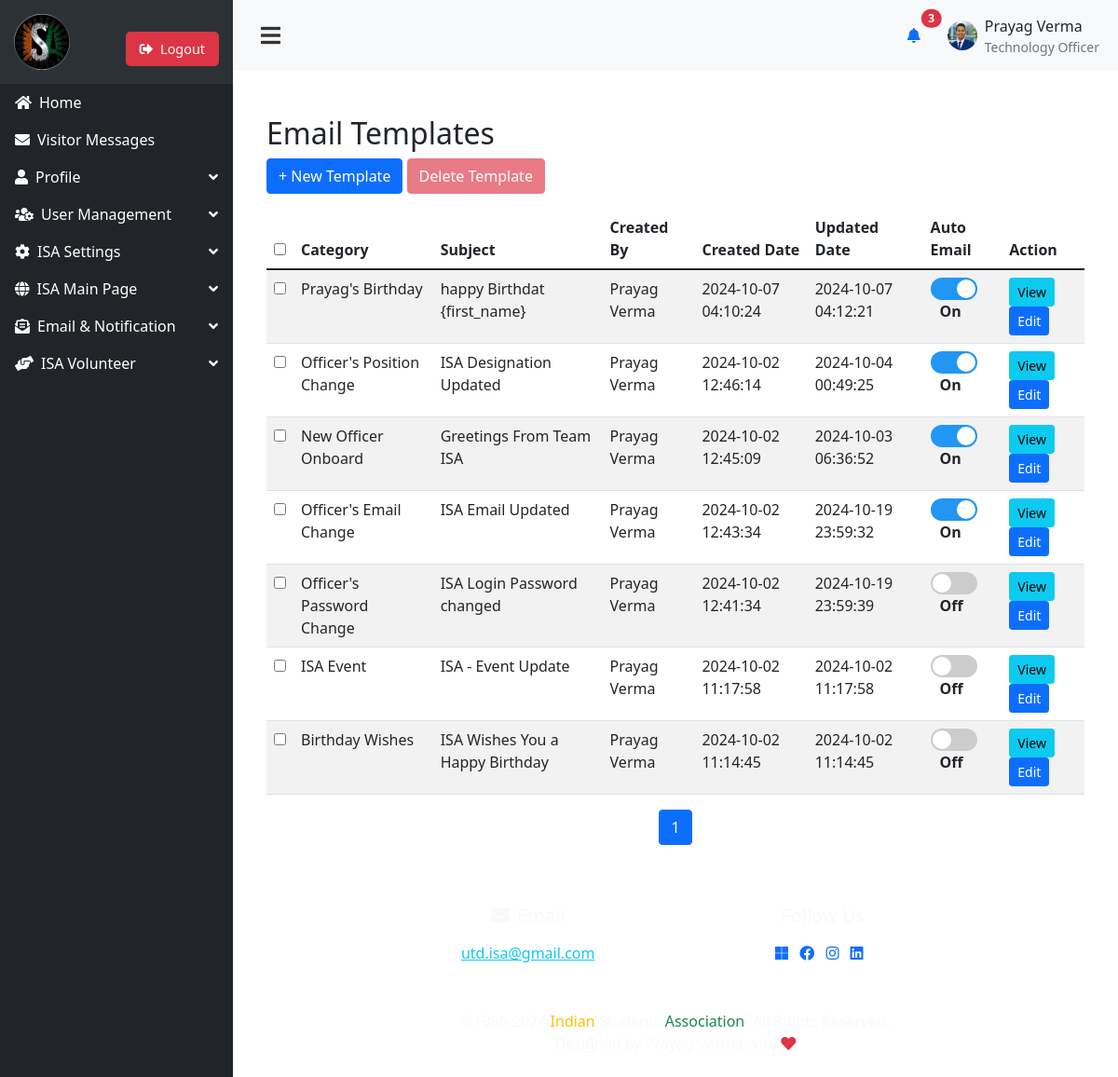
Page /email_notification.php?submenu=email_templates (signed in) on the committed database.
### tables this page shows
CREATE TABLE `site_settings` (
  `id` int(11) NOT NULL,
  `logo_path` varchar(255) DEFAULT NULL
);

CREATE TABLE `email_templates` (
  `id` int(11) NOT NULL,
  `category_id` int(11) NOT NULL,
  `receiver_position_id` int(11) DEFAULT NULL,
  `subject` varchar(255) NOT NULL,
  `body` text NOT NULL,
  `trigger_auto_email` enum('Yes','No') DEFAULT 'No',
  `scheduled_email` enum('Daily','Weekly','Bi-Weekly','Monthly','Annually','Birthday Wishes') DEFAULT NULL,
  `created_by` int(11) NOT NULL,
  `created_at` timestamp NOT NULL DEFAULT current_timestamp(),
  `updated_at` timestamp NOT NULL DEFAULT current_timestamp() ON UPDATE current_timestamp()
);

CREATE TABLE `email_categories` (
  `id` int(11) NOT NULL,
  `name` varchar(100) NOT NULL
);

CREATE TABLE `users` (
  `id` int(11) NOT NULL,
  `username` varchar(50) NOT NULL,
  `password` varchar(255) NOT NULL,
  `first_name` varchar(50) NOT NULL,
  `last_name` varchar(50) NOT NULL,
  `dob` date DEFAULT NULL,
  `email` varchar(100) NOT NULL,
  `mobile` varchar(20) DEFAULT NULL,
  `degree` varchar(155) DEFAULT NULL,
  `major` varchar(100) DEFAULT NULL,
  `joining_date` date DEFAULT NULL,
  `expected_grad_date` date DEFAULT NULL,
  `officer_ranking` int(11) DEFAULT NULL,
  `position` varchar(50) DEFAULT NULL,
  `profile_picture` varchar(255) DEFAULT NULL,
  `role` varchar(50) DEFAULT NULL,
  `status` enum('active','retired','disabled') DEFAULT 'active',
  `retirement_date` date DEFAULT NULL,
  `can_read_messages` tinyint(1) DEFAULT 0,
  `can_export_messages` tinyint(1) DEFAULT 0,
  `can_delete_messages` tinyint(1) DEFAULT 0
);

### includes/functions.php (called while the page is built, shortened)
<?php
function isAdmin($userId = null) {
    $conn = getDbConnection();
    $stmt = $conn->prepare("SELECT role FROM users WHERE id = ?");
    $stmt->bind_param("i", $userId);
    $stmt->execute();
    $stmt->bind_result($role);
    return $role === 'admin';
}
function isAdminOrTechOfficer() {
    return (isset($_SESSION['role']) && $_SESSION['role'] === 'admin') ||
           (isset($_SESSION['user_position']) && stripos($_SESSION['user_position'], 'technology officer') !== false);
}
?>

### includes/email_notification/email_templates.php (the view, shortened to what this page needs)
<?php
global $conn;
$page = isset($_GET['page']) ? (int)$_GET['page'] : 1;
$perPage = 10;
$offset = ($page - 1) * $perPage;
$query = "SELECT t.id, t.category_id, t.subject, t.body, t.created_by, t.created_at, t.updated_at,
                 t.trigger_auto_email, c.name as category_name, u.first_name, u.last_name
          FROM email_templates t
          JOIN email_categories c ON t.category_id = c.id
          JOIN users u ON t.created_by = u.id
          ORDER BY t.created_at DESC
          LIMIT ?, ?";
$stmt = $conn->prepare($query);
$stmt->bind_param("ii", $offset, $perPage);
$stmt->execute();
$stmt->bind_result($id, $category_id, $subject, $body, $created_by, $created_at, $updated_at, $trigger_auto_email, $category_name, $first_name, $last_name);
$templates = array();
while ($stmt->fetch()) {
    $templates[] = array(
        'id' => $id,
        'category_id' => $category_id,
        'subject' => $subject,
        'body' => $body,
        'created_by' => $created_by,
        'created_at' => $created_at,
        'updated_at' => $updated_at,
        'trigger_auto_email' => $trigger_auto_email,
        'category_name' => $category_name,
        'first_name' => $first_name,
        'last_name' => $last_name
    );
}
$totalQuery = "SELECT COUNT(*) as total FROM email_templates";
$totalResult = $conn->query($totalQuery);
$totalTemplates = $totalResult->fetch_assoc()['total'];
$totalPages = ceil($totalTemplates / $perPage);
?>
<h2>Email Templates</h2>
<div class="mb-3">
    <a href="email_notification.php?submenu=add_template" class="btn btn-primary">+ New Template</a>
    <button type="button" class="btn btn-danger" id="deleteTemplateBtn" disabled>Delete Template</button>
</div>
<table class="table table-striped">
    <thead>
        <tr>
            <th><input type="checkbox" id="selectAll"></th>
            <th>Category</th>
            <th>Subject</th>
            <th>Created By</th>
            <th>Created Date</th>
            <th>Updated Date</th>
            <th>Auto Email</th>
            <th>Action</th>
        </tr>
    </thead>
    <tbody>
        <?php foreach ($templates as $template): ?>
            <tr>
                <td><input type="checkbox" name="template_ids[]" value="<?php echo $template['id']; ?>"></td>
                <td><?php echo htmlspecialchars($template['category_name']); ?></td>
                <td><?php echo htmlspecialchars($template['subject']); ?></td>
                <td><?php echo htmlspecialchars($template['first_name'] . ' ' . $template['last_name']); ?></td>
                <td><?php echo htmlspecialchars($template['created_at']); ?></td>
                <td><?php echo htmlspecialchars($template['updated_at']); ?></td>
                <td>
                    <label class="switch">
                        <span class="slider round"></span>
                    </label>
                    <span class="status-text">
                        <?php echo $template['trigger_auto_email'] === 'Yes' ? 'On' : 'Off'; ?>
                    </span>
                </td>
                <td>
                    <a href="email_notification.php?submenu=view_template&id=<?php echo $template['id']; ?>" class="btn btn-sm btn-info">View</a>
                    <a href="email_notification.php?submenu=edit_template&id=<?php echo $template['id']; ?>" class="btn btn-sm btn-primary">Edit</a>
                </td>
            </tr>
        <?php endforeach; ?>
    </tbody>
</table>
<nav aria-label="Page navigation">
    <ul class="pagination justify-content-center">
        <?php for ($i = 1; $i <= $totalPages; $i++): ?>
            <li class="page-item <?php echo $i === $page ? 'active' : ''; ?>">
                <a class="page-link" href="?submenu=email_templates&page=<?php echo $i; ?>"><?php echo $i; ?></a>
            </li>
        <?php endfor; ?>
    </ul>
</nav>

### includes/header.php (shortened to what this page needs)
<?php
require_once 'functions.php';
$conn = getDbConnection();
$logoPath = '';
$stmt = $conn->prepare("SELECT logo_path FROM site_settings WHERE id = 1");
$stmt->execute();
$stmt->bind_result($logoPath);
$isAdmin = isAdmin($_SESSION['user_id']);
?>
<!DOCTYPE html>
<html lang="en">
<head>
    <link href="https://cdn.jsdelivr.net/npm/bootstrap@5.1.3/dist/css/bootstrap.min.css" rel="stylesheet">
    <link rel="stylesheet" href="https://cdnjs.cloudflare.com/ajax/libs/font-awesome/5.15.3/css/all.min.css">
</head>
<body>
<nav id="sidebar" class="bg-dark">
    <div class="sidebar-header">
        <img src="<?php echo $logoPath ?: 'assets/images/isa-logo.png'; ?>" alt="ISA Logo" class="img-fluid" style="max-width: 60px;">
        <a href="logout.php" class="logout-btn"><i class="fas fa-sign-out-alt me-2"></i>Logout</a>
    </div>
    <ul class="nav flex-column">
        <li class="nav-item">
            <a class="nav-link" href="dashboard.php">
                <i class="fas fa-home me-2"></i>
                <span>Home</span>
            </a>
        </li>
        <li class="nav-item">
            <a class="nav-link" href="messages.php">
                <i class="fas fa-envelope me-2"></i>
                <span>Visitor Messages</span>
            </a>
        </li>
        <li class="nav-item">
            <a class="nav-link dropdown-toggle" data-bs-toggle="collapse" href="#profileSubmenu">
                <i class="fas fa-user me-2"></i>
                <span>Profile</span>
            </a>
        </li>
        <?php if ($isAdmin): ?>
        <li class="nav-item">
            <a class="nav-link dropdown-toggle" data-bs-toggle="collapse" href="#userManagementSubmenu">
                <i class="fas fa-users-cog me-2"></i>
                <span>User Management</span>
            </a>
        </li>
        <li class="nav-item">
            <a class="nav-link dropdown-toggle" data-bs-toggle="collapse" href="#isaSettingsSubmenu">
                <i class="fas fa-cog me-2"></i>
                <span>ISA Settings</span>
            </a>
        </li>
        <?php endif; ?>
        <?php if (isAdminOrTechOfficer() || isTechnologyOfficer($_SESSION['user_position'])): ?>
        <li class="nav-item">
            <a class="nav-link dropdown-toggle" data-bs-toggle="collapse" href="#isaMainPageSubmenu">
                <i class="fas fa-globe me-2"></i>
                <span>ISA Main Page</span>
            </a>
        </li>
        <?php endif; ?>
        <?php if (isAdmin($_SESSION['user_id']) || (isTechnologyOfficer($_SESSION['user_position']) && $_SESSION['status'] === 'active')): ?>
        <li class="nav-item">
            <a class="nav-link dropdown-toggle" data-bs-toggle="collapse" href="#emailNotificationSubmenu">
                <i class="fas fa-envelope-open-text me-2"></i>
                <span>Email & Notification</span>
            </a>
        </li>
        <?php endif; ?>
        <li class="nav-item">
            <a class="nav-link dropdown-toggle" data-bs-toggle="collapse" href="#isaVolunteerSubmenu">
                <i class="fas fa-hands-helping me-2"></i>
                <span>ISA Volunteer</span>
            </a>
        </li>
    </ul>
</nav>
<div id="content">
    <header id="top-header" class="d-flex align-items-center justify-content-between">
        <div>
            <button id="menu-toggle" class="menu-icon">
              <i id="menu-icon" class="fas fa-bars"></i>
            </button>
        </div>
        <div class="ms-auto d-flex align-items-center">
            <a href="#" class="btn btn-link position-relative me-3">
                <i class="fas fa-bell"></i>
                <span class="position-absolute top-0 start-100 translate-middle badge rounded-pill bg-danger">
                    3
                </span>
            </a>
            <img src="<?php echo htmlspecialchars($_SESSION['user_profile_picture'] ?? 'assets/images/default-profile.jpg'); ?>" alt="Profile Picture" class="rounded-circle me-2" style="width: 32px; height: 32px; object-fit: cover;">
            <div class="d-none d-lg-block">
                <span><?php echo htmlspecialchars($_SESSION['user_first_name'] . ' ' . $_SESSION['user_last_name']); ?></span>
                <small class="d-block text-muted"><?php echo htmlspecialchars($_SESSION['user_position']); ?></small>
            </div>
        </div>
    </header>
    <div id="main-content" class="p-4">
</body>
</html>

### includes/header.php (style rules this page uses)
body { display: flex; min-height: 100vh; overflow-x: hidden; }
#sidebar { width: 250px; background-color: #343a40; color: #fff; transition: all 0.3s; z-index: 1000; position: fixed; left: 0; top: 0; height: 100vh; overflow-y: auto; }
#content { flex: 1; margin-left: 250px; display: flex; flex-direction: column; transition: all 0.3s; }
#top-header { background-color: #f8f9fa; padding: 10px 20px; transition: all 0.3s; }
.nav-item { position: relative; }
.nav-link, .sub-link { display: flex; justify-content: space-between; align-items: center; padding: 0.5rem 1rem; color: #fff !important; text-decoration: none; border: none; }
.nav-link span, .sub-link span { flex-grow: 1; text-align: left; }
.dropdown-toggle::after { content: '\f107'; font-family: 'Font Awesome 5 Free'; font-weight: 900; border: none; vertical-align: middle; margin-left: 0.5rem; }
.nav-link:not(.dropdown-toggle)::after { content: none; }
.logout-btn { background-color: #dc3545; color: white; border: none; padding: 8px 15px; border-radius: 5px; font-size: 0.9rem; transition: background-color 0.3s; text-decoration: none; display: inline-block; margin-top: 15px; }
.sidebar-header { display: flex; align-items: center; justify-content: space-between; padding: 15px; background-color: #2c3136; }
.menu-icon { background: none; border: none; font-size: 24px; color: #333; cursor: pointer; padding: 10px; transition: color 0.3s ease; }

### includes/email_notification/email_templates.php (style rules this page uses)
.switch { position: relative; display: inline-block; width: 50px; height: 24px; }
.slider { position: absolute; cursor: pointer; top: 0; left: 0; right: 0; bottom: 0; background-color: #ccc; transition: .4s; border-radius: 24px; }
.slider:before { position: absolute; content: ""; height: 20px; width: 20px; left: 2px; bottom: 2px; background-color: white; transition: .4s; }
input:checked + .slider { background-color: #2196F3; }
input:checked + .slider:before { transform: translateX(26px); }
.slider.round { border-radius: 34px; }
.slider.round:before { border-radius: 50%; }
.status-text { margin-left: 10px; font-weight: bold; display: inline-block; line-height: 24px; }

### rows in the picture
site_settings: logo_path (picture)
email_templates: category.name "Prayag's Birthday", subject "happy Birthdat {first_name}", created_by.last_name "Prayag Verma", created_at "2024-10-07 04:10:24", updated_at "2024-10-07 04:12:21", trigger_auto_email "On"
email_templates: category.name "Officer's Position Change", subject "ISA Designation Updated", created_by.last_name "Prayag Verma", created_at "2024-10-02 12:46:14", updated_at "2024-10-04 00:49:25", trigger_auto_email "On"
email_templates: category.name "New Officer Onboard", subject "Greetings From Team ISA", created_by.last_name "Prayag Verma", created_at "2024-10-02 12:45:09", updated_at "2024-10-03 06:36:52", trigger_auto_email "On"
email_templates: category.name "Officer's Email Change", subject "ISA Email Updated", created_by.last_name "Prayag Verma", created_at "2024-10-02 12:43:34", updated_at "2024-10-19 23:59:32", trigger_auto_email "On"
email_templates: category.name "Officer's Password Change", subject "ISA Login Password changed", created_by.last_name "Prayag Verma", created_at "2024-10-02 12:41:34", updated_at "2024-10-19 23:59:39", trigger_auto_email "Off"
email_templates: category.name "ISA Event", subject "ISA - Event Update", created_by.last_name "Prayag Verma", created_at "2024-10-02 11:17:58", updated_at "2024-10-02 11:17:58", trigger_auto_email "Off"
email_templates: category.name "Birthday Wishes", subject "ISA Wishes You a Happy Birthday", created_by.last_name "Prayag Verma", created_at "2024-10-02 11:14:45", updated_at "2024-10-02 11:14:45", trigger_auto_email "Off"

### other values in the picture
$_SESSION['user_first_name'] . ' ' . $_SESSION['user_last_name'] "Prayag Verma"
$_SESSION['user_position'] "Technology Officer"
